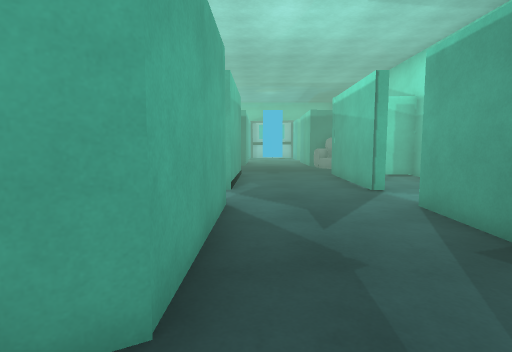
View 1 (above)

19 first-person views from a walk through a scene from a Unity 3-D project. The camera is 1.3 m above the floor, tilts 6° down and sees 80° across. The floor is counted in squares, 1 m on a side. Each view is taken from the middle of a square. On the plan, view 1 faces up. The plan holds only what a view shows up to about 14 squares ahead; the rest is blank. The player is left out. Some animated figures are not drawn.

View 2
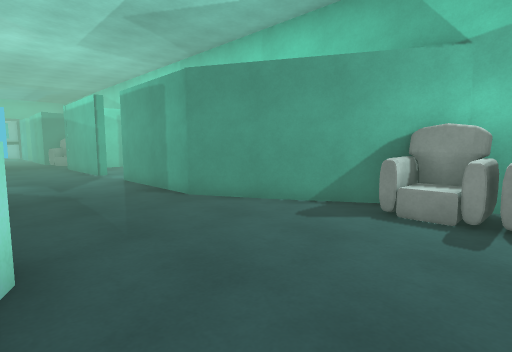

View 3
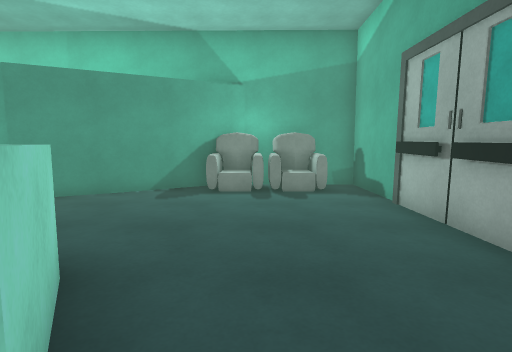

View 4
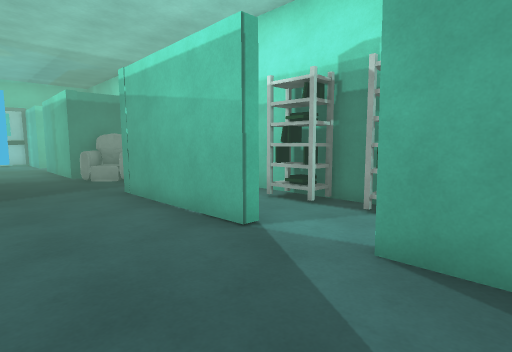

View 5
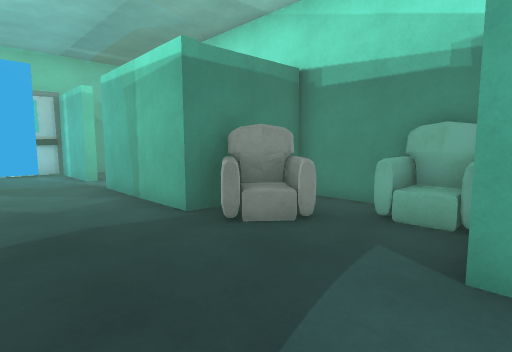

View 6
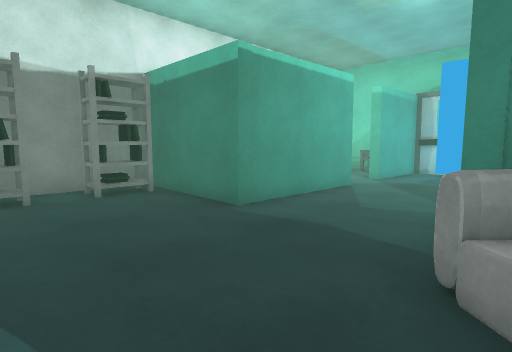

View 7
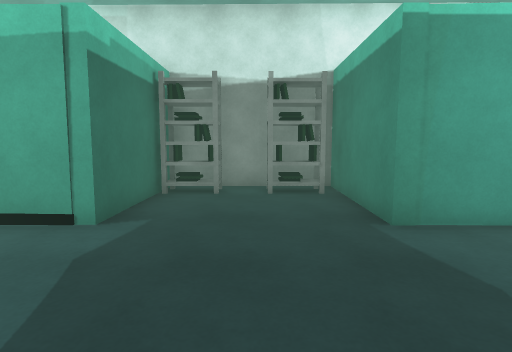

View 8
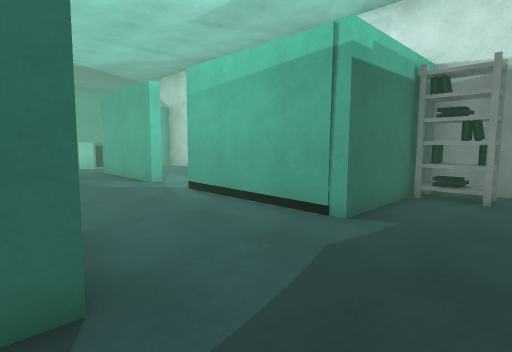

View 9
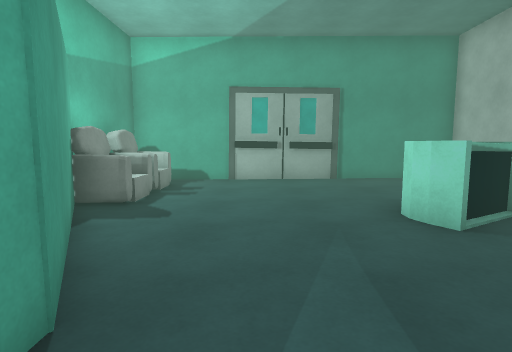

View 10
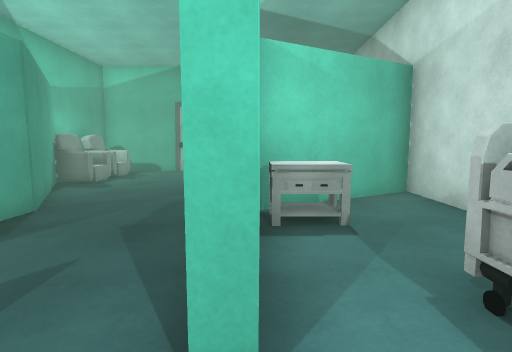

View 11
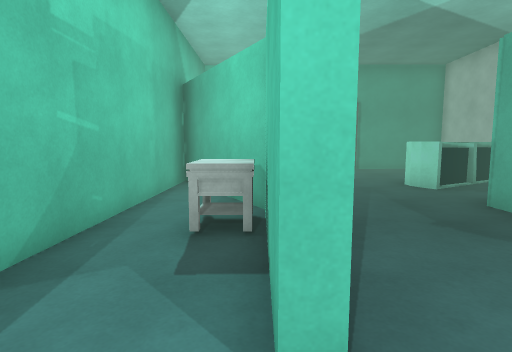

View 12
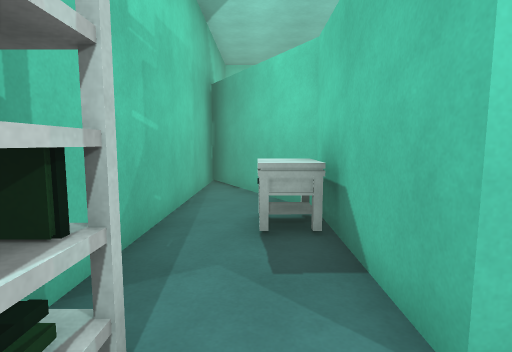

View 13
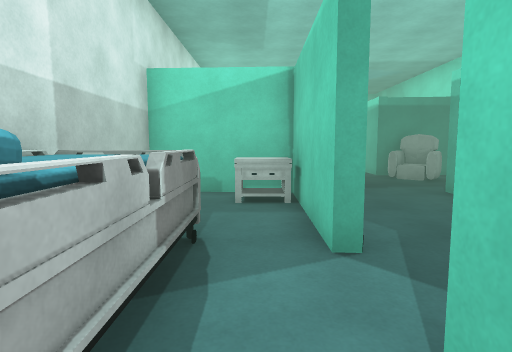

View 14
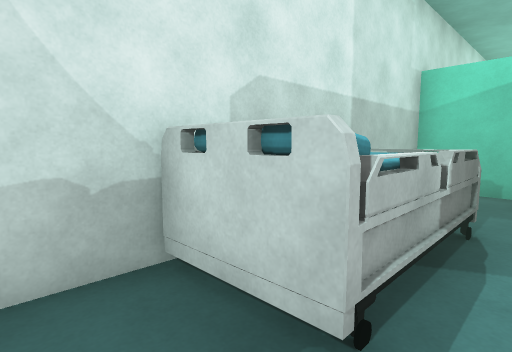

View 15
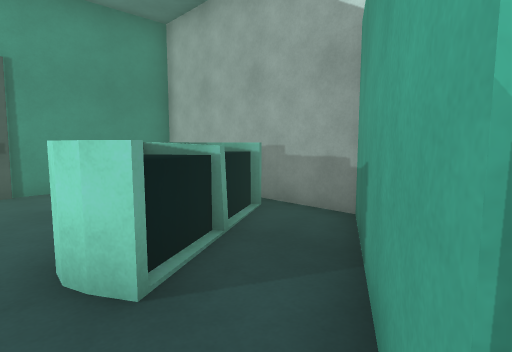

View 16
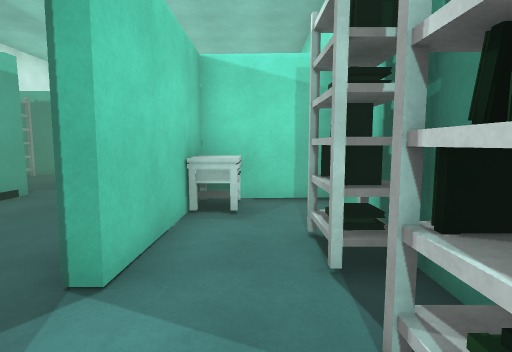

View 17
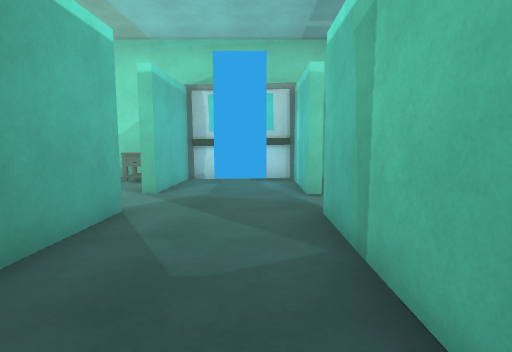

View 18
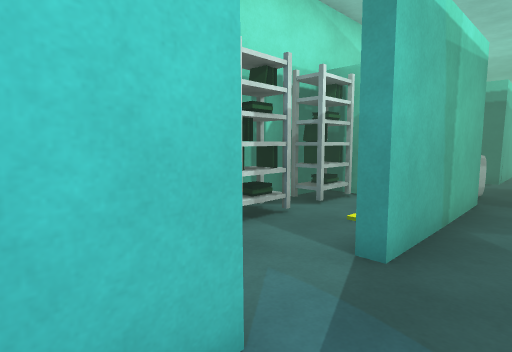

View 19
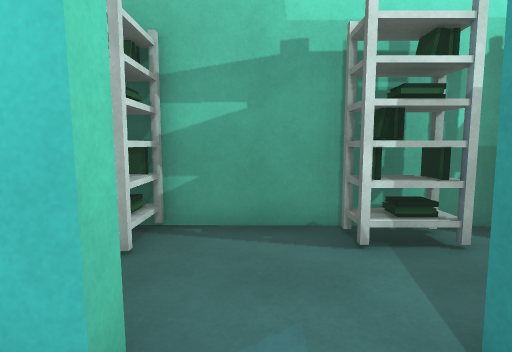

### Floor plan
Key: @ floor where view 1 was taken; # wall or solid block; . floor; = window, fence, low wall or low ledge; ^ raised ledge; A armchair.
Columns run from 5 left of view 1 to 7 right of it. Each row starts with its distance up from view 1.
 29   ##
 28   .^#####
 27    ^#...#
 26    .#...# .##
 25    .#...##..#
 24     ........#
 23     .......##
 22     #...##.##
 21     #...#..#
 20     #...# .#
 19     #...##.##
 18 #####....####
 17 ##......AAA.#
 16  #........A.#
 15  #........AA#
 14 ##........AA#
 13 #####...#####
 12 # .^#...#^..#
 11 # ..#...##..#
 10 # ..#...##.##
  9 #^^.#...##.##
  8 #^^........#
  7 #^^........##
  6 #^^.#....#.##
  5 #...#....#..#
  4 #...#....#..#
  3 #..^#....#^.#
  2 #..##....#..#
  1 #.##.....##.#
  0 #####@....#.#
 -1 ##=^^.....###
 -2 #^^^^......##
 -3 #^^.......AA#
 -4 #. .......AA#
 -5 #  .......AA#
 -6 # ........AA#
 -7 #############

Positions as (right, up) in squares from view 1, and headings:
1: (0, 0), facing up
2: (-1, -5), facing up-right
3: (-4, -4), facing right
4: (0, 5), facing up-right
5: (0, 13), facing up-right
6: (4, 14), facing up-left
7: (4, 16), facing left
8: (4, 16), facing down-left
9: (2, 4), facing down
10: (-1, 8), facing down
11: (4, 8), facing down
12: (5, 8), facing down
13: (-2, 5), facing up
14: (-2, 4), facing up-left
15: (0, 2), facing down-left
16: (5, 6), facing up
17: (2, 17), facing up
18: (2, 26), facing down-right
19: (2, 24), facing right
